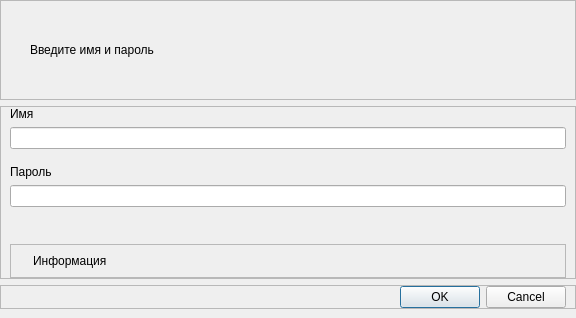
<?xml version="1.0" encoding="UTF-8"?>
<ui version="4.0">
 <class>AuthorizationDialog</class>
 <widget class="QDialog" name="AuthorizationDialog">
  <property name="geometry">
   <rect>
    <x>0</x>
    <y>0</y>
    <width>576</width>
    <height>318</height>
   </rect>
  </property>
  <property name="windowTitle">
   <string>Авторизация</string>
  </property>
  <layout class="QVBoxLayout" name="verticalLayout">
   <property name="leftMargin">
    <number>0</number>
   </property>
   <property name="topMargin">
    <number>0</number>
   </property>
   <property name="rightMargin">
    <number>0</number>
   </property>
   <property name="bottomMargin">
    <number>9</number>
   </property>
   <item>
    <widget class="QFrame" name="frDialogTitle">
     <property name="sizePolicy">
      <sizepolicy hsizetype="Preferred" vsizetype="Fixed">
       <horstretch>0</horstretch>
       <verstretch>0</verstretch>
      </sizepolicy>
     </property>
     <property name="minimumSize">
      <size>
       <width>0</width>
       <height>100</height>
      </size>
     </property>
     <property name="frameShape">
      <enum>QFrame::StyledPanel</enum>
     </property>
     <property name="frameShadow">
      <enum>QFrame::Raised</enum>
     </property>
     <layout class="QHBoxLayout" name="horizontalLayout">
      <property name="topMargin">
       <number>0</number>
      </property>
      <property name="bottomMargin">
       <number>0</number>
      </property>
      <item>
       <spacer name="horizontalSpacer">
        <property name="orientation">
         <enum>Qt::Horizontal</enum>
        </property>
        <property name="sizeType">
         <enum>QSizePolicy::Fixed</enum>
        </property>
        <property name="sizeHint" stdset="0">
         <size>
          <width>20</width>
          <height>20</height>
         </size>
        </property>
       </spacer>
      </item>
      <item>
       <widget class="QLabel" name="lblDialogTitle">
        <property name="text">
         <string>Введите имя и пароль</string>
        </property>
        <property name="alignment">
         <set>Qt::AlignLeading|Qt::AlignLeft|Qt::AlignVCenter</set>
        </property>
       </widget>
      </item>
      <item>
       <widget class="QLabel" name="lblLogotip">
        <property name="sizePolicy">
         <sizepolicy hsizetype="Fixed" vsizetype="Preferred">
          <horstretch>0</horstretch>
          <verstretch>0</verstretch>
         </sizepolicy>
        </property>
        <property name="text">
         <string/>
        </property>
        <property name="pixmap">
         <pixmap resource="../../kernel.qrc">:/images/Keys.png</pixmap>
        </property>
       </widget>
      </item>
     </layout>
    </widget>
   </item>
   <item>
    <widget class="QFrame" name="frClient">
     <property name="frameShape">
      <enum>QFrame::StyledPanel</enum>
     </property>
     <property name="frameShadow">
      <enum>QFrame::Raised</enum>
     </property>
     <layout class="QVBoxLayout" name="verticalLayout_2">
      <property name="topMargin">
       <number>0</number>
      </property>
      <property name="bottomMargin">
       <number>0</number>
      </property>
      <item>
       <widget class="QLabel" name="lblName">
        <property name="text">
         <string>Имя</string>
        </property>
       </widget>
      </item>
      <item>
       <widget class="QLineEdit" name="edName"/>
      </item>
      <item>
       <spacer name="verticalSpacer_2">
        <property name="orientation">
         <enum>Qt::Vertical</enum>
        </property>
        <property name="sizeType">
         <enum>QSizePolicy::Fixed</enum>
        </property>
        <property name="sizeHint" stdset="0">
         <size>
          <width>20</width>
          <height>10</height>
         </size>
        </property>
       </spacer>
      </item>
      <item>
       <widget class="QLabel" name="lblPassword">
        <property name="text">
         <string>Пароль</string>
        </property>
       </widget>
      </item>
      <item>
       <widget class="QLineEdit" name="edPassword">
        <property name="frame">
         <bool>true</bool>
        </property>
        <property name="echoMode">
         <enum>QLineEdit::Password</enum>
        </property>
       </widget>
      </item>
      <item>
       <spacer name="verticalSpacer">
        <property name="orientation">
         <enum>Qt::Vertical</enum>
        </property>
        <property name="sizeHint" stdset="0">
         <size>
          <width>20</width>
          <height>40</height>
         </size>
        </property>
       </spacer>
      </item>
      <item>
       <widget class="QFrame" name="frInfo">
        <property name="frameShape">
         <enum>QFrame::StyledPanel</enum>
        </property>
        <property name="frameShadow">
         <enum>QFrame::Raised</enum>
        </property>
        <layout class="QHBoxLayout" name="horizontalLayout_2">
         <item>
          <widget class="QLabel" name="lblInfoImage">
           <property name="sizePolicy">
            <sizepolicy hsizetype="Fixed" vsizetype="Preferred">
             <horstretch>0</horstretch>
             <verstretch>0</verstretch>
            </sizepolicy>
           </property>
           <property name="text">
            <string/>
           </property>
           <property name="pixmap">
            <pixmap resource="../../kernel.qrc">:/images/Info.png</pixmap>
           </property>
          </widget>
         </item>
         <item>
          <widget class="QLabel" name="lblInfo">
           <property name="text">
            <string>Информация</string>
           </property>
          </widget>
         </item>
        </layout>
       </widget>
      </item>
     </layout>
    </widget>
   </item>
   <item>
    <widget class="QFrame" name="frame">
     <property name="frameShape">
      <enum>QFrame::StyledPanel</enum>
     </property>
     <property name="frameShadow">
      <enum>QFrame::Raised</enum>
     </property>
     <layout class="QHBoxLayout" name="horizontalLayout_3">
      <property name="topMargin">
       <number>0</number>
      </property>
      <property name="bottomMargin">
       <number>0</number>
      </property>
      <item>
       <widget class="QDialogButtonBox" name="buttonBox">
        <property name="orientation">
         <enum>Qt::Horizontal</enum>
        </property>
        <property name="standardButtons">
         <set>QDialogButtonBox::Cancel|QDialogButtonBox::Ok</set>
        </property>
        <property name="centerButtons">
         <bool>false</bool>
        </property>
       </widget>
      </item>
     </layout>
    </widget>
   </item>
  </layout>
 </widget>
 <resources>
  <include location="../../kernel.qrc"/>
 </resources>
 <connections>
  <connection>
   <sender>buttonBox</sender>
   <signal>accepted()</signal>
   <receiver>AuthorizationDialog</receiver>
   <slot>accept()</slot>
   <hints>
    <hint type="sourcelabel">
     <x>248</x>
     <y>254</y>
    </hint>
    <hint type="destinationlabel">
     <x>157</x>
     <y>274</y>
    </hint>
   </hints>
  </connection>
  <connection>
   <sender>buttonBox</sender>
   <signal>rejected()</signal>
   <receiver>AuthorizationDialog</receiver>
   <slot>reject()</slot>
   <hints>
    <hint type="sourcelabel">
     <x>316</x>
     <y>260</y>
    </hint>
    <hint type="destinationlabel">
     <x>286</x>
     <y>274</y>
    </hint>
   </hints>
  </connection>
 </connections>
</ui>
